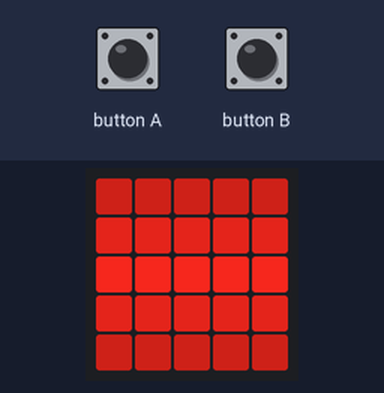
This program was run on a simulated BBC micro:bit running MicroPython. Parts: the board's 5×5 LED display. Dim RGB values are drawn brighter than linear.

Above: at 0.08 s.
At 0.61 s:
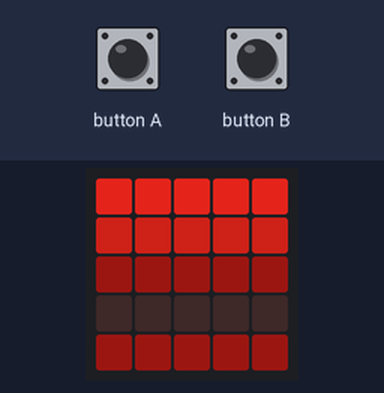
At 1.14 s:
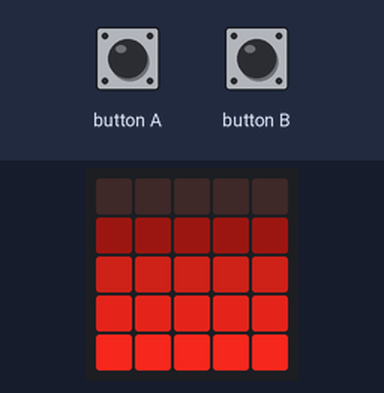
At 1.67 s:
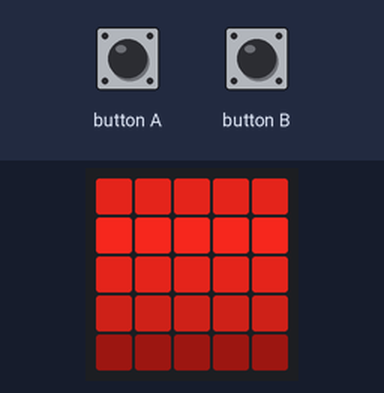

The program:

waves.py
```python
""" Display endless waves on the LED display.

    You can press the left button to have the waves go faster,
    the right button to slow down things.

    MAL 2016-01-06.

"""
import microbit
import math

# Array of LED brightness levels (0=off, 8=on); rows and columns
# correspond to the LEDs on the Microbit, e.g. leds[0][2] maps
# to the second LED in the first row.
leds = tuple(bytearray(5) for i in range(5))

def display_leds():

    img_array = bytearray()
    for row in leds:
        img_array.extend(row)
    img = microbit.Image(5, 5, img_array)
    microbit.display.show(img)

def waves(delay):

    offset = 0
    while True:
        for row in range(5):
            x = (row + offset) % 8 / 4 * math.pi
            level = int(math.sin(x) * 4 + 4)
            for column in range(5):
                leds[row][column] = level
        display_leds()
        microbit.sleep(delay)
        offset += 1
        if microbit.button_a.is_pressed():
            delay = max(0, delay - 10)
        if microbit.button_b.is_pressed():
            delay += 10

waves(175)
```

Measured:
- by itself, everything shown: repeats every 1.4 s, in 8 steps
